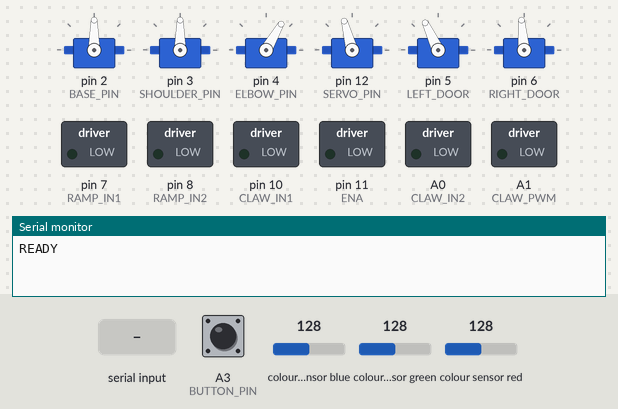
Simulated run of this sketch. Board: Arduino Uno, built with avr-gcc and run on an emulated ATmega328P. Shown: 6 × servo, switched loads named in the sketch (green lamp = pin HIGH), the last lines printed to the serial monitor. The test bench sets the inputs (shaded band); at power-on: colour sensor blue 128, A3 (BUTTON_PIN) HIGH, colour sensor green 128, colour sensor red 128.

Above: at 1.2 s.
1.3 s: "MOVE 90 45 200\n" received over Serial
At 3.9 s:
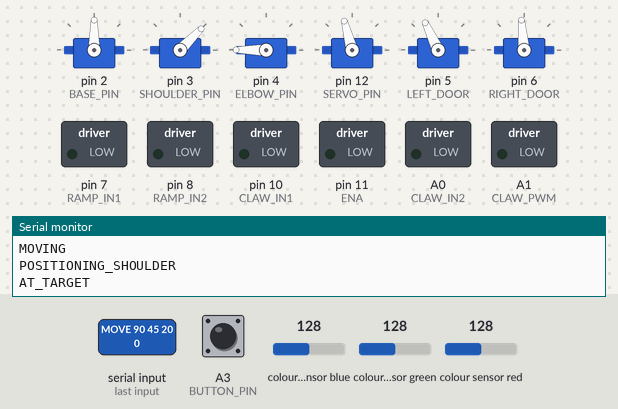
4.3 s: colour sensor blue set to 68
5.8 s: colour sensor blue set to 61
At 6.7 s:
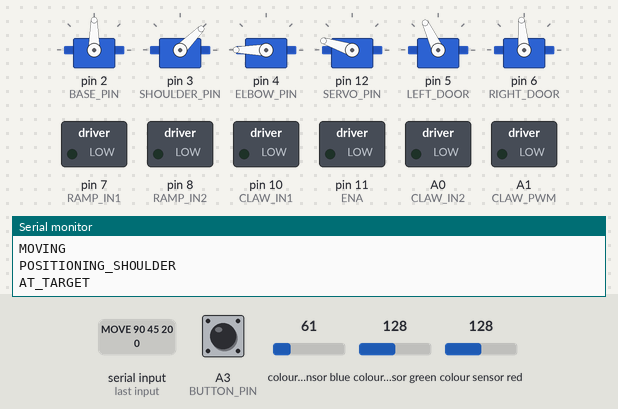
8.8 s: A3 (BUTTON_PIN) pulled LOW for 0.15 s
At 9.9 s:
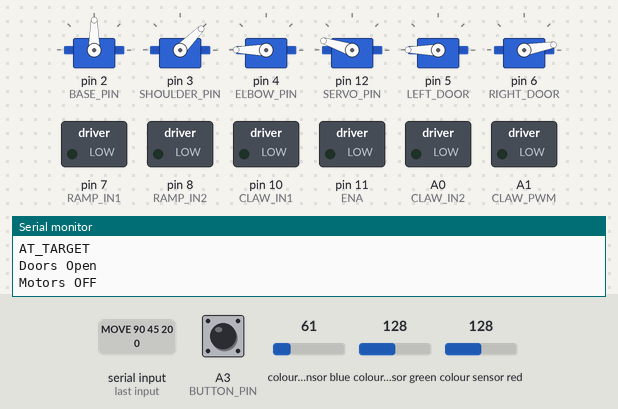
11.9 s: byte 76 ('L') received over Serial
14.9 s: byte 82 ('R') received over Serial
At 15.3 s:
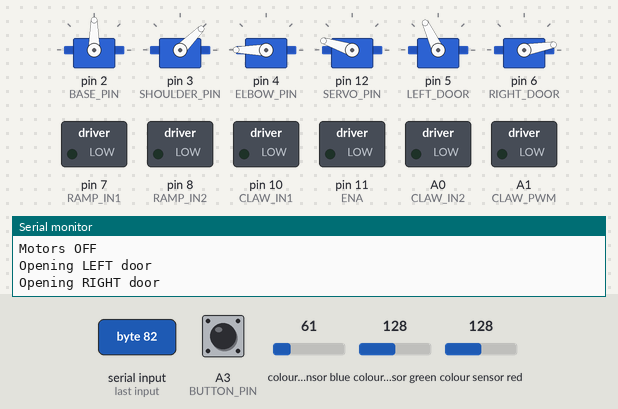
Timing chart, 0 to 18.9 s (numbered marks = the images above; inputs shaded):
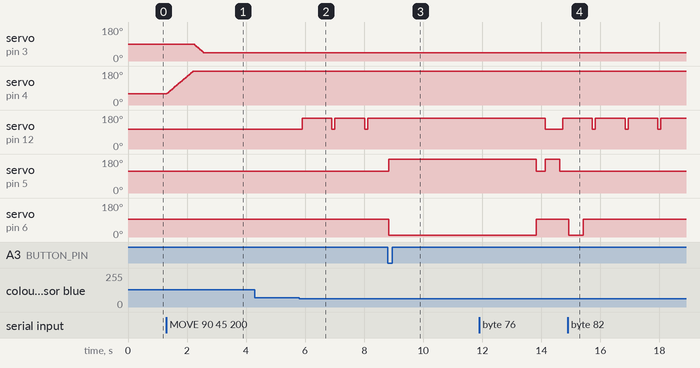

The sketch:

John_Tuan_Code_Fixed.ino
```cpp
// ─────────────────────────────────────────────
//  Robotic Arm Controller + Ramp Control
//  Interface: Serial commands from Raspberry Pi
//
//  FIXES APPLIED:
//  1. Resolved pin conflict on IN1/IN2 (pins 7,8)
//     John's claw motor moved to A1, A2 (Tuan's wiring left intact)
//  2. Merged dual serial readers into one unified handler
//  3. Replaced blocking delay() in color loop with millis() timing
// ─────────────────────────────────────────────

#include <Servo.h>
#include <Wire.h>
#include "Adafruit_TCS34725.h"

// =============================================
//  JOHN — PIN DEFINITIONS
// =============================================
#define BUTTON_PIN      A3
#define BASE_PIN        2    // was 2
#define SHOULDER_PIN    3    // was 2
#define ELBOW_PIN       4    // unchanged

#define CLAW_IN1        10   // L298N IN3 — channel 2
#define CLAW_IN2        A0   // L298N IN4 — channel 2
#define CLAW_PWM        A1   // L298N ENB — channel 2 PWM

// ── Servo Angle Limits ────────────────────────
#define BASE_MIN        0
#define BASE_MAX        180
#define SHOULDER_MIN    0
#define SHOULDER_MAX    180
#define ELBOW_MIN       0
#define ELBOW_MAX       180

// ── Movement Tuning ───────────────────────────
#define SERVO_STEP      2
#define SERVO_DELAY_MS  15
#define CLAW_SPEED      150
#define CLAW_TIMEOUT_MS 2000

// ── State Machine ─────────────────────────────
enum State {
  IDLE,
  MOVING_POSITION,
  MOVING_SHOULDER,
  GASP,
  OPEN
};

State currentState = IDLE;

// ── Servo Objects ─────────────────────────────
Servo baseServo;
Servo shoulderServo;
Servo elbowServo;

// ── Button Initialization ─────────────────────────
bool lastButtonState = HIGH;  // Unpressed state with pullup
bool running         = false; // Tracks START/STOP toggle state
int count = 0;                // Counter for Pushbutton

// ── Position Tracking ─────────────────────────
int currentBase     = 90;
int currentShoulder = 90;
int currentElbow    = 60;

int targetBase      = 90;
int targetShoulder  = 90;
int targetElbow     = 90;

// ── Claw Timing ───────────────────────────────
unsigned long clawStartTime = 0;

// ── Serial Input Buffer ───────────────────────
String inputBuffer = "";

// =============================================
//  TUAN — PIN DEFINITIONS
//  All original pin assignments preserved (already physically wired)
// =============================================
#define SERVO_PIN   12
#define LEFT_DOOR   5
#define RIGHT_DOOR  6

#define ENA         11
#define RAMP_IN1    7
#define RAMP_IN2    8

// ── Ramp Servos ───────────────────────────────
Servo latchServo;
Servo leftDoor;
Servo rightDoor;

int currentServoPos = 90;
bool motorOn = false;

// ── Color Sensor ──────────────────────────────
Adafruit_TCS34725 tcs =
  Adafruit_TCS34725(TCS34725_INTEGRATIONTIME_24MS, TCS34725_GAIN_1X);

// ── Ramp Constants ────────────────────────────
const float MARGIN       = 0.08;
const int SERVO_CENTER   = 105;
const int SERVO_RIGHT    = 35;
const int SERVO_LEFT     = 162;
const int SERVO_LGOAL    = 180;
const int SERVO_RGOAL    = 10;
const int SERVO_LSTART   = 115;
const int SERVO_RSTART   = 95;

// FIX 3: Non-blocking color sort timing
unsigned long colorActionStart = 0;
bool colorActionPending        = false;
int  pendingServoTarget        = SERVO_CENTER;

// =============================================
//  SETUP
// =============================================
void setup() {
  Serial.begin(115200);

  // ── Emergency Stop ──────────────────────────
  pinMode(BUTTON_PIN, INPUT_PULLUP);

  // ── John's Setup ──────────────────────────
  baseServo.attach(BASE_PIN);
  shoulderServo.attach(SHOULDER_PIN);
  elbowServo.attach(ELBOW_PIN);

  pinMode(CLAW_IN1, OUTPUT);
  pinMode(CLAW_IN2, OUTPUT);
  pinMode(CLAW_PWM, OUTPUT);

  baseServo.write(currentBase);
  shoulderServo.write(currentShoulder);
  elbowServo.write(currentElbow);
  stopClaw();

  sendStatus("READY");

  // ── Tuan's Setup ──────────────────────────
  latchServo.attach(SERVO_PIN);
  leftDoor.attach(LEFT_DOOR);
  rightDoor.attach(RIGHT_DOOR);

  setRampServo(SERVO_CENTER);
  leftDoor.write(SERVO_LSTART);
  rightDoor.write(SERVO_RSTART);

  pinMode(ENA,      OUTPUT);
  pinMode(RAMP_IN1, OUTPUT);
  pinMode(RAMP_IN2, OUTPUT);

  digitalWrite(RAMP_IN1, LOW);
  digitalWrite(RAMP_IN2, LOW);
  analogWrite(ENA, 0);

  if (!tcs.begin()) {
    while (1);  // Halt if color sensor not found
  }
}

// =============================================
//  LOOP
// =============================================
void loop() {

  // ─Single unified serial reader ───
  readSerial();
  bool currentButtonState = digitalRead(BUTTON_PIN);
  //--------------------------------------------------------------------- PUSHBUTTON TEST CODE----------------------------------------------------------------------------------

if (lastButtonState == HIGH && currentButtonState == LOW) {
  count++;

  if (count % 2 == 1) {
    Serial.println("Doors Open");
    Serial.println("Motors OFF");
    motorOn = false;

    digitalWrite(RAMP_IN1, LOW);
    digitalWrite(RAMP_IN2, LOW);

    rightDoor.write(SERVO_RGOAL);
    leftDoor.write(SERVO_LGOAL);
    delay(5000);
    rightDoor.write(SERVO_RSTART);
    leftDoor.write(SERVO_LSTART);
  }
  else {
    Serial.println("Motors ON");
    motorOn = true;

    digitalWrite(RAMP_IN1, HIGH);
    digitalWrite(RAMP_IN2, LOW);
    analogWrite(ENA, 106);
  }

  delay(200); // simple debounce
}

lastButtonState = currentButtonState;

  // ── Emergency Stop ──────────────────
  //bool currentButtonState = digitalRead(BUTTON_PIN);

  // Detect falling edge (HIGH -> LOW = button pressed) -------------------------------------Actual E Stop Code---------------------------------------------
  // if (lastButtonState == HIGH && currentButtonState == LOW) {
  //   delay(50);  // Debounce

  //   running = !running;  // Toggle state

  //   if (running) {
  //     Serial.println("START");
  //   } else {
  //     Serial.println("STOP");
  //   }
  // }

  // lastButtonState = currentButtonState;

  // ── John's State Machine ──────────────────
  switch (currentState) {

    case IDLE:
      break;

    case MOVING_POSITION:
      currentBase  = moveToward(currentBase,  targetBase,  SERVO_STEP);
      currentElbow = moveToward(currentElbow, targetElbow, SERVO_STEP);

      baseServo.write(currentBase);
      elbowServo.write(currentElbow);

      delay(SERVO_DELAY_MS);

      if (currentBase == targetBase && currentElbow == targetElbow) {
        currentState = MOVING_SHOULDER;
        sendStatus("POSITIONING_SHOULDER");
      }
      break;

    case MOVING_SHOULDER:
      currentShoulder = moveToward(currentShoulder, targetShoulder, SERVO_STEP);
      shoulderServo.write(currentShoulder);

      delay(SERVO_DELAY_MS);

      if (currentShoulder == targetShoulder) {
        currentState = IDLE;
        sendStatus("AT_TARGET");
      }
      break;

    case GASP:
      if (millis() - clawStartTime >= CLAW_TIMEOUT_MS) {
        stopClaw();
        currentState = IDLE;
        sendStatus("CLAW_CLOSED");
      }
      break;

    case OPEN:
      if (millis() - clawStartTime >= CLAW_TIMEOUT_MS) {
        stopClaw();
        currentState = IDLE;
        sendStatus("CLAW_OPEN");
      }
      break;
  }

  // ── Tuan's Color Scanning ─────────────────
  // Only scan when arm is idle — prevents color sensor
  // reads from slowing down servo movement
  if (currentState != IDLE) return;

  uint32_t rSum = 0, gSum = 0, bSum = 0, cSum = 0;

  for (int i = 0; i < 2; i++) {
    uint16_t r, g, b, c;
    tcs.getRawData(&r, &g, &b, &c);
    rSum += r; gSum += g; bSum += b; cSum += c;
  }

  uint16_t rAvg = rSum / 2;
  uint16_t gAvg = gSum / 2;
  uint16_t bAvg = bSum / 2;
  uint16_t cAvg = cSum / 2;

  if (cAvg < 40) return;

  float red   = (float)rAvg / cAvg;
  float green = (float)gAvg / cAvg;
  float blue  = (float)bAvg / cAvg;

  // Serial.print("R: "); Serial.print(rAvg);
  // Serial.print(" G: "); Serial.print(gAvg);
  // Serial.print(" B: "); Serial.print(bAvg);
  // Serial.print(" C: "); Serial.println(cAvg);

  // ── FIX 3: Non-blocking color sort ────────
  // Instead of delay(1000) blocking everything,
  // we set a pending action and handle it next loop
  if (!colorActionPending) {
    if ((red > 0.40 && green > 0.25 && blue < 0.20) ||
        (red > green + MARGIN && red > blue + MARGIN)) {
      pendingServoTarget  = SERVO_LEFT;
      colorActionPending  = true;
      colorActionStart    = millis();
      setRampServo(SERVO_LEFT);
    }
    else if ((green > red + MARGIN && green > blue + MARGIN) ||
             (blue > red + MARGIN  && blue > green + MARGIN)) {
      pendingServoTarget  = SERVO_RIGHT;
      colorActionPending  = true;
      colorActionStart    = millis();
      setRampServo(SERVO_RIGHT);
    }
  }

  // Return servo to center after 1000ms non-blocking
  if (colorActionPending && millis() - colorActionStart >= 1000) {
    setRampServo(SERVO_CENTER);
    colorActionPending = false;
  }
}

// =============================================
//  FIX 2: UNIFIED SERIAL READER
//  Routes to arm commands (MOVE/CLAW/HOME)
//  or ramp commands (L/R/B/S) automatically
// =============================================
void readSerial() {
  while (Serial.available()) {
    char c = Serial.read();

    // Ramp single-char commands handled immediately
    if (c == 'L') {
      Serial.println("Opening LEFT door");
      leftDoor.write(SERVO_LGOAL);
      delay(500);
      leftDoor.write(SERVO_LSTART);
      return;
    }
    else if (c == 'R') {
      Serial.println("Opening RIGHT door");
      rightDoor.write(SERVO_RGOAL);
      delay(500);
      rightDoor.write(SERVO_RSTART);
      return;
    }
    else if (c == 'B') {
      Serial.println("Motors ON");
      motorOn = true;
      digitalWrite(RAMP_IN1, HIGH);
      digitalWrite(RAMP_IN2, LOW);
      analogWrite(ENA, 106); //                                      RAMP 106
      return;
    }
    else if (c == 'S') {
      Serial.println("Motors OFF");
      motorOn = false;
      analogWrite(ENA, 0);
      return;
    }

    // Arm commands are newline-terminated strings
    if (c == '\n') {
      inputBuffer.trim();
      if (inputBuffer.length() > 0) {
        parseArmCommand(inputBuffer);
      }
      inputBuffer = "";
    } else {
      inputBuffer += c;
    }
  }
}

// =============================================
//  ARM COMMAND PARSER
// =============================================
void parseArmCommand(String cmd) {
  cmd.toUpperCase();

  if (cmd.startsWith("MOVE")) {
    int b, s, e;
    int parsed = sscanf(cmd.c_str(), "MOVE %d %d %d", &b, &s, &e);
    if (parsed == 3) {
      targetBase     = constrain(b, BASE_MIN,     BASE_MAX);
      targetShoulder = constrain(s, SHOULDER_MIN, SHOULDER_MAX);
      targetElbow    = constrain(e, ELBOW_MIN,    ELBOW_MAX);
      currentState   = MOVING_POSITION;
      sendStatus("MOVING");
    } else {
      sendStatus("ERROR_BAD_ARGS");
    }

  } else if (cmd == "GASP") {
    closeClaw();
    clawStartTime = millis();
    currentState  = GASP;
    sendStatus("CLAW_CLOSING");

  } else if (cmd == "OPEN") {
    openClaw();
    clawStartTime = millis();
    currentState  = OPEN;
    sendStatus("CLAW_OPENING");

  } else if (cmd == "HOME") {
    targetBase     = 90;
    targetShoulder = 90;
    targetElbow    = 60;
    currentState   = MOVING_POSITION;
    sendStatus("MOVING");

  } else {
    sendStatus("ERROR_UNKNOWN_CMD");
  }
}

// =============================================
//  CLAW MOTOR HELPERS
// =============================================
void openClaw() {
  digitalWrite(CLAW_IN1, HIGH);
  digitalWrite(CLAW_IN2, LOW);
  analogWrite(CLAW_PWM, CLAW_SPEED);
}

void closeClaw() {
  digitalWrite(CLAW_IN1, LOW);
  digitalWrite(CLAW_IN2, HIGH);
  analogWrite(CLAW_PWM, CLAW_SPEED);
}

void stopClaw() {
  digitalWrite(CLAW_IN1, LOW);
  digitalWrite(CLAW_IN2, LOW);
  analogWrite(CLAW_PWM, 0);
}

// =============================================
//  RAMP SERVO HELPER
// =============================================
void setRampServo(int target) {
  if (currentServoPos != target) {
    latchServo.write(target);
    currentServoPos = target;
  }
}

// =============================================
//  ARM SERVO HELPER
// =============================================
int moveToward(int current, int target, int step) {
  if (abs(current - target) <= step) return target;
  return current + (current < target ? step : -step);
}

// =============================================
//  STATUS OUTPUT
// =============================================
void sendStatus(const char* status) {
  Serial.println(status);
}
```

Measured:
- the behaviour switches between 64 and 63 on colour sensor blue (found by bisection; images 1 and 2)
- after the input at 1.3 s, servo on pin 3 (SHOULDER_PIN): moves from 90° to 45° over 0.33 s, starting after 0.92 s; servo on pin 4 (ELBOW_PIN): moves from 60° to 180° over 0.91 s, starting at once
- after the input at 4.3 s, every drawn part: stays the same
- after the input at 5.8 s, servo on pin 12 (SERVO_PIN): alternates 162° for 1.0 s and 105° for 0.10 s, starting after 0.10 s
- after the input at 8.8 s, servo on pin 12 (SERVO_PIN): stops changing and stays 162°; servo on pin 5 (LEFT_DOOR): 115° → 180° at once; servo on pin 6 (RIGHT_DOOR): 95° → 10° at once
- after the input at 14.9 s, servo on pin 6 (RIGHT_DOOR): 95° → 10° at once, → 95° 0.50 s later
